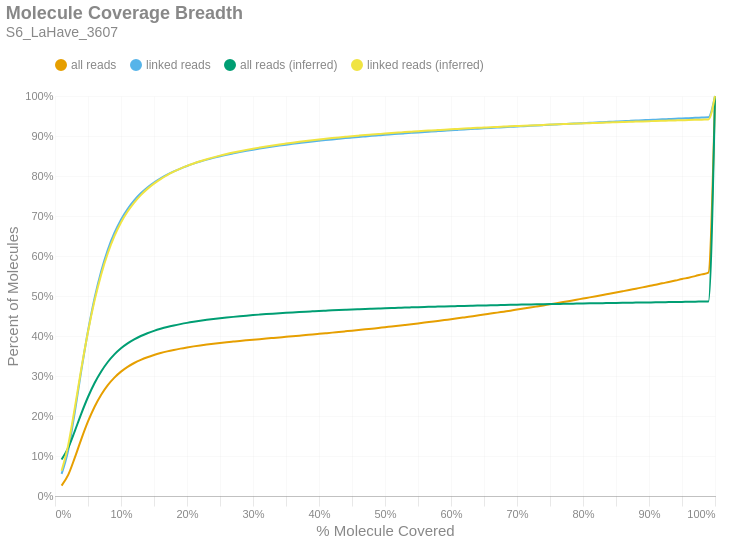

Source (notebook cell):
### Markdown cell above
### Molecule Read Coverage
This chart shows molecule coverage breadth as computed by the number of bases aligned to that molecule. In other words, "*how much of each unique long molecule is actually sequenced/aligned?*" Keep in mind there is a distinction between sequences and alignments, since some sequences belonging to a particular molecule may not align well and wouldn't appear in the alignment data. This chart also shows molecule coverage breadth as computed by the *inferred fragment* from which the aligned sequences originate. Unlike read coverage, this calculation takes into account the total insert size, including unsequenced gaps between the forward and reverse reads. Like the previous figures, these are cumulative percents.

### Code cell
if SKIPLR:
    print_html(f"Skipped")
else:
    binned_df = consolidated_hist(valids['coverage_bp'], mask, 0.01, True)
    binned_df_inf = consolidated_hist(valids['coverage_inserts'], mask, 0.01, True)
    binned_df = binned_df.with_columns(pl.lit(binned_df_inf['all reads (cumsum)']).alias('all reads (inferred)'))
    binned_df = binned_df.with_columns(pl.lit(binned_df_inf['linked reads (cumsum)']).alias('linked reads (inferred)'))
    binned_df = binned_df.with_columns(
        (pl.col('bin').cast(pl.Float64) + 0.01).alias('right_edge')
    )

    with SafeRender(binned_df):
        (
            density_plot(binned_df, 'Molecule Coverage Breadth', samplename, 'molcov', ['all reads (inferred)','linked reads (inferred)'])
            .encode(
                #x=alt.X('bin:Q', title="% Molecule Covered").axis(format = '%').scale(padding=0),
                x=alt.X('right_edge:Q', title="% Molecule Covered").axis(format='%').scale(padding=0),
                y=alt.Y('value:Q', title='Percent of Molecules')
                    .axis(format='%')
                    .stack(False)
                    .scale(domainMin=0, padding=0),
                color=alt.Color("key:N").scale(domain = ["all reads", "linked reads", "all reads (inferred)", "linked reads (inferred)"]),
                tooltip = [
                    alt.Tooltip("key:N", title = "Data Type"),
                    alt.Tooltip("range_label:N", title="% Molecule Covered"),
                    alt.Tooltip("value:Q", format = ".2%", title="% Molecules")
                ]
            )
        ).display()

### Figure 1 — Vega-Lite specification as saved in the notebook (floating-point values rounded to 4 significant figures)
{"width": "container", "height": 400, "config": {"title": {"anchor": "start", "dy": -15, "fontSize": 18, "color": "#888888", "subtitleColor": "#888888", "subtitleFontSize": 14}, "arc": {"fill": "#0072B2"}, "axis": {"domainColor": "#888888", "domainWidth": 0.5, "gridWidth": 0.2, "grid": false, "titleFontWeight": 400, "titleFontSize": 15, "labelFontSize": 11, "labelColor": "#888888", "tickColor": "#888888", "tickWidth": 0.2, "titleColor": "#888888"}, "axisBand": {"grid": false}, "axisX": {"grid": true, "tickSize": 10, "domainCap": "round"}, "axisY": {"domain": false, "grid": true, "tickSize": 0, "domainCap": "round"}, "background": "transparent", "header": {"labelFontSize": 15, "labelColor": "#888888", "titleFontSize": 15, "titleFontWeight": 600, "titleColor": "#888888"}, "legend": {"labelFont": "sans-serif", "labelFontSize": 12, "labelColor": "#888888", "symbolSize": 100, "symbolType": "circle", "titleFontSize": 12, "titlePadding": 10, "titleColor": "#888888", "title": null, "orient": "top"}, "range": {"category": ["#E69F00", "#56B4E9", "#009E73", "#F0E442", "#0072B2", "#D55E00", "#CC79A7", "#000000"], "diverging": ["#cfe8f3", "#a2d4ec", "#73bfe2", "#46abdb", "#1696d2", "#12719e"]}, "area": {"fill": "#0072B2", "fillOpacity": 0.7, "line": true, "strokeOpacity": 0.7}, "line": {"color": "#0072B2", "stroke": "#0072B2", "strokeWidth": 2}, "trail": {"color": "#0072B2", "stroke": "#0072B2", "strokeWidth": 0, "size": 1}, "point": {"filled": true, "fillOpacity": 1.0, "size": 95}, "text": {"color": "#888888", "fontSize": 11, "align": "right", "fontWeight": 400, "size": 11}, "bar": {"fill": "#0072B2", "stroke": null}, "view": {"stroke": null, "continuousWidth": 660, "continuousHeight": 400}}, "data": {"name": "data-3dc79d9ba6f46de4062376e826ae3ad6"}, "mark": {"type": "line", "interpolate": "monotone", "point": {"opacity": 0, "size": 275}}, "encoding": {"color": {"field": "key", "scale": {"domain": ["all reads", "linked reads", "all reads (inferred)", "linked reads (inferred)"]}, "type": "nominal"}, "tooltip": [{"field": "key", "title": "Data Type", "type": "nominal"}, {"field": "range_label", "title": "% Molecule Covered", "type": "nominal"}, {"field": "value", "format": ".2%", "title": "% Molecules", "type": "quantitative"}], "x": {"axis": {"format": "%"}, "field": "right_edge", "scale": {"padding": 0}, "title": "% Molecule Covered", "type": "quantitative"}, "y": {"axis": {"format": "%"}, "field": "value", "scale": {"domainMin": 0, "padding": 0}, "stack": false, "title": "Percent of Molecules", "type": "quantitative"}}, "params": [{"name": "param_c36ac31b6afebe62", "select": {"type": "point", "fields": ["key"]}, "bind": "legend"}], "title": {"text": "Molecule Coverage Breadth", "subtitle": "S6_LaHave_3607"}, "transform": [{"fold": ["all reads (cumsum)", "linked reads (cumsum)", "all reads (inferred)", "linked reads (inferred)"]}, {"calculate": "replace(datum.key, ' (cumsum)', '')", "as": "key"}, {"filter": {"param": "param_c36ac31b6afebe62"}}], "usermeta": {"embedOptions": {"downloadFileName": "S6_LaHave_3607.molcov"}}, "$schema": "https://vega.github.io/schema/vega-lite/v6.1.0.json", "datasets": {"data-3dc79d9ba6f46de4062376e826ae3ad6": [{"bin": "0.0", "interval": "0.0-0.01", "all reads": 0.02581, "linked reads": 0.05521, "all reads (cumsum)": 0.02581, "linked reads (cumsum)": 0.05521, "range_label": "0.0-0.01", "all reads (inferred)": 0.09142, "linked reads (inferred)": 0.06312, "right_edge": 0.01}, {"bin": "0.01", "interval": "0.01-0.02", "all reads": 0.02683, "linked reads": 0.05895, "all reads (cumsum)": 0.05264, "linked reads (cumsum)": 0.1142, "range_label": "0.01-0.02", "all reads (inferred)": 0.1205, "linked reads (inferred)": 0.1271, "right_edge": 0.02}, {"bin": "0.02", "interval": "0.02-0.03", "all reads": 0.04309, "linked reads": 0.09585, "all reads (cumsum)": 0.09573, "linked reads (cumsum)": 0.21, "range_label": "0.02-0.03", "all reads (inferred)": 0.1624, "linked reads (inferred)": 0.2205, "right_edge": 0.03}, {"bin": "0.03", "interval": "0.03-0.04", "all reads": 0.04715, "linked reads": 0.1052, "all reads (cumsum)": 0.1429, "linked reads (cumsum)": 0.3153, "range_label": "0.03-0.04", "all reads (inferred)": 0.2067, "linked reads (inferred)": 0.3195, "right_edge": 0.04}, {"bin": "0.04", "interval": "0.04-0.05", "all reads": 0.04346, "linked reads": 0.09719, "all reads (cumsum)": 0.1863, "linked reads (cumsum)": 0.4124, "range_label": "0.04-0.05", "all reads (inferred)": 0.2474, "linked reads (inferred)": 0.4107, "right_edge": 0.05}, {"bin": "0.05", "interval": "0.05-0.06", "all reads": 0.03693, "linked reads": 0.08259, "all reads (cumsum)": 0.2233, "linked reads (cumsum)": 0.495, "range_label": "0.05-0.06", "all reads (inferred)": 0.2824, "linked reads (inferred)": 0.4891, "right_edge": 0.06}, {"bin": "0.06", "interval": "0.06-0.07", "all reads": 0.03, "linked reads": 0.0671, "all reads (cumsum)": 0.2533, "linked reads (cumsum)": 0.5621, "range_label": "0.06-0.07", "all reads (inferred)": 0.3114, "linked reads (inferred)": 0.554, "right_edge": 0.07}, {"bin": "0.07", "interval": "0.07-0.08", "all reads": 0.02397, "linked reads": 0.05359, "all reads (cumsum)": 0.2772, "linked reads (cumsum)": 0.6157, "range_label": "0.07-0.08", "all reads (inferred)": 0.335, "linked reads (inferred)": 0.6068, "right_edge": 0.08}, {"bin": "0.08", "interval": "0.08-0.09", "all reads": 0.01872, "linked reads": 0.04181, "all reads (cumsum)": 0.296, "linked reads (cumsum)": 0.6575, "range_label": "0.08-0.09", "all reads (inferred)": 0.3541, "linked reads (inferred)": 0.6495, "right_edge": 0.09}, {"bin": "0.09", "interval": "0.09-0.1", "all reads": 0.01496, "linked reads": 0.03339, "all reads (cumsum)": 0.3109, "linked reads (cumsum)": 0.6909, "range_label": "0.09-0.1", "all reads (inferred)": 0.3693, "linked reads (inferred)": 0.6837, "right_edge": 0.1}, {"bin": "0.1", "interval": "0.1-0.11", "all reads": 0.01196, "linked reads": 0.02664, "all reads (cumsum)": 0.3229, "linked reads (cumsum)": 0.7176, "range_label": "0.1-0.11", "all reads (inferred)": 0.3816, "linked reads (inferred)": 0.7111, "right_edge": 0.11}, {"bin": "0.11", "interval": "0.11-0.12", "all reads": 0.009633, "linked reads": 0.02146, "all reads (cumsum)": 0.3325, "linked reads (cumsum)": 0.739, "range_label": "0.11-0.12", "all reads (inferred)": 0.3916, "linked reads (inferred)": 0.7336, "right_edge": 0.12}, {"bin": "0.12", "interval": "0.12-0.13", "all reads": 0.007932, "linked reads": 0.01765, "all reads (cumsum)": 0.3404, "linked reads (cumsum)": 0.7567, "range_label": "0.12-0.13", "all reads (inferred)": 0.4, "linked reads (inferred)": 0.7523, "right_edge": 0.13}, {"bin": "0.13", "interval": "0.13-0.14", "all reads": 0.006579, "linked reads": 0.01462, "all reads (cumsum)": 0.347, "linked reads (cumsum)": 0.7713, "range_label": "0.13-0.14", "all reads (inferred)": 0.407, "linked reads (inferred)": 0.7678, "right_edge": 0.14}, {"bin": "0.14", "interval": "0.14-0.15", "all reads": 0.005547, "linked reads": 0.01229, "all reads (cumsum)": 0.3526, "linked reads (cumsum)": 0.7836, "range_label": "0.14-0.15", "all reads (inferred)": 0.4129, "linked reads (inferred)": 0.7809, "right_edge": 0.15}, {"bin": "0.15", "interval": "0.15-0.16", "all reads": 0.004757, "linked reads": 0.01051, "all reads (cumsum)": 0.3573, "linked reads (cumsum)": 0.7941, "range_label": "0.15-0.16", "all reads (inferred)": 0.4179, "linked reads (inferred)": 0.7922, "right_edge": 0.16}, {"bin": "0.16", "interval": "0.16-0.17", "all reads": 0.004207, "linked reads": 0.009314, "all reads (cumsum)": 0.3615, "linked reads (cumsum)": 0.8034, "range_label": "0.16-0.17", "all reads (inferred)": 0.4224, "linked reads (inferred)": 0.8021, "right_edge": 0.17}, {"bin": "0.17", "interval": "0.17-0.18", "all reads": 0.003641, "linked reads": 0.008009, "all reads (cumsum)": 0.3652, "linked reads (cumsum)": 0.8114, "range_label": "0.17-0.18", "all reads (inferred)": 0.4262, "linked reads (inferred)": 0.8107, "right_edge": 0.18}, {"bin": "0.18", "interval": "0.18-0.19", "all reads": 0.003259, "linked reads": 0.007156, "all reads (cumsum)": 0.3684, "linked reads (cumsum)": 0.8186, "range_label": "0.18-0.19", "all reads (inferred)": 0.4297, "linked reads (inferred)": 0.8184, "right_edge": 0.19}, {"bin": "0.19", "interval": "0.19-0.2", "all reads": 0.002932, "linked reads": 0.00642, "all reads (cumsum)": 0.3714, "linked reads (cumsum)": 0.825, "range_label": "0.19-0.2", "all reads (inferred)": 0.4328, "linked reads (inferred)": 0.8253, "right_edge": 0.2}, {"bin": "0.2", "interval": "0.2-0.21", "all reads": 0.002719, "linked reads": 0.005919, "all reads (cumsum)": 0.3741, "linked reads (cumsum)": 0.8309, "range_label": "0.2-0.21", "all reads (inferred)": 0.4355, "linked reads (inferred)": 0.8314, "right_edge": 0.21}, {"bin": "0.21", "interval": "0.21-0.22", "all reads": 0.002424, "linked reads": 0.005278, "all reads (cumsum)": 0.3765, "linked reads (cumsum)": 0.8362, "range_label": "0.21-0.22", "all reads (inferred)": 0.4381, "linked reads (inferred)": 0.837, "right_edge": 0.22}, {"bin": "0.22", "interval": "0.22-0.23", "all reads": 0.002203, "linked reads": 0.004779, "all reads (cumsum)": 0.3787, "linked reads (cumsum)": 0.841, "range_label": "0.22-0.23", "all reads (inferred)": 0.4403, "linked reads (inferred)": 0.8421, "right_edge": 0.23}, {"bin": "0.23", "interval": "0.23-0.24", "all reads": 0.002041, "linked reads": 0.004372, "all reads (cumsum)": 0.3808, "linked reads (cumsum)": 0.8454, "range_label": "0.23-0.24", "all reads (inferred)": 0.4424, "linked reads (inferred)": 0.8466, "right_edge": 0.24}, {"bin": "0.24", "interval": "0.24-0.25", "all reads": 0.0019, "linked reads": 0.00405, "all reads (cumsum)": 0.3827, "linked reads (cumsum)": 0.8494, "range_label": "0.24-0.25", "all reads (inferred)": 0.4443, "linked reads (inferred)": 0.8509, "right_edge": 0.25}, {"bin": "0.25", "interval": "0.25-0.26", "all reads": 0.001743, "linked reads": 0.003708, "all reads (cumsum)": 0.3844, "linked reads (cumsum)": 0.8531, "range_label": "0.25-0.26", "all reads (inferred)": 0.4462, "linked reads (inferred)": 0.8549, "right_edge": 0.26}, {"bin": "0.26", "interval": "0.26-0.27", "all reads": 0.00164, "linked reads": 0.003454, "all reads (cumsum)": 0.386, "linked reads (cumsum)": 0.8566, "range_label": "0.26-0.27", "all reads (inferred)": 0.4478, "linked reads (inferred)": 0.8586, "right_edge": 0.27}, {"bin": "0.27", "interval": "0.27-0.28", "all reads": 0.001617, "linked reads": 0.00334, "all reads (cumsum)": 0.3877, "linked reads (cumsum)": 0.8599, "range_label": "0.27-0.28", "all reads (inferred)": 0.4494, "linked reads (inferred)": 0.8621, "right_edge": 0.28}, {"bin": "0.28", "interval": "0.28-0.29", "all reads": 0.001536, "linked reads": 0.003091, "all reads (cumsum)": 0.3892, "linked reads (cumsum)": 0.863, "range_label": "0.28-0.29", "all reads (inferred)": 0.4509, "linked reads (inferred)": 0.8653, "right_edge": 0.29}, {"bin": "0.29", "interval": "0.29-0.3", "all reads": 0.001502, "linked reads": 0.00289, "all reads (cumsum)": 0.3907, "linked reads (cumsum)": 0.8659, "range_label": "0.29-0.3", "all reads (inferred)": 0.4522, "linked reads (inferred)": 0.8684, "right_edge": 0.3}, {"bin": "0.3", "interval": "0.3-0.31", "all reads": 0.001485, "linked reads": 0.002741, "all reads (cumsum)": 0.3922, "linked reads (cumsum)": 0.8686, "range_label": "0.3-0.31", "all reads (inferred)": 0.4535, "linked reads (inferred)": 0.8712, "right_edge": 0.31}, {"bin": "0.31", "interval": "0.31-0.32", "all reads": 0.001469, "linked reads": 0.00261, "all reads (cumsum)": 0.3936, "linked reads (cumsum)": 0.8712, "range_label": "0.31-0.32", "all reads (inferred)": 0.4548, "linked reads (inferred)": 0.8739, "right_edge": 0.32}, {"bin": "0.32", "interval": "0.32-0.33", "all reads": 0.001454, "linked reads": 0.002451, "all reads (cumsum)": 0.3951, "linked reads (cumsum)": 0.8737, "range_label": "0.32-0.33", "all reads (inferred)": 0.4559, "linked reads (inferred)": 0.8765, "right_edge": 0.33}, {"bin": "0.33", "interval": "0.33-0.34", "all reads": 0.00145, "linked reads": 0.002365, "all reads (cumsum)": 0.3965, "linked reads (cumsum)": 0.8761, "range_label": "0.33-0.34", "all reads (inferred)": 0.457, "linked reads (inferred)": 0.8789, "right_edge": 0.34}, {"bin": "0.34", "interval": "0.34-0.35", "all reads": 0.001442, "linked reads": 0.002211, "all reads (cumsum)": 0.398, "linked reads (cumsum)": 0.8783, "range_label": "0.34-0.35", "all reads (inferred)": 0.458, "linked reads (inferred)": 0.8812, "right_edge": 0.35}, {"bin": "0.35", "interval": "0.35-0.36", "all reads": 0.001476, "linked reads": 0.002192, "all reads (cumsum)": 0.3995, "linked reads (cumsum)": 0.8805, "range_label": "0.35-0.36", "all reads (inferred)": 0.459, "linked reads (inferred)": 0.8834, "right_edge": 0.36}, {"bin": "0.36", "interval": "0.36-0.37", "all reads": 0.001395, "linked reads": 0.001957, "all reads (cumsum)": 0.4009, "linked reads (cumsum)": 0.8824, "range_label": "0.36-0.37", "all reads (inferred)": 0.46, "linked reads (inferred)": 0.8855, "right_edge": 0.37}, {"bin": "0.37", "interval": "0.37-0.38", "all reads": 0.001482, "linked reads": 0.001945, "all reads (cumsum)": 0.4023, "linked reads (cumsum)": 0.8844, "range_label": "0.37-0.38", "all reads (inferred)": 0.4609, "linked reads (inferred)": 0.8875, "right_edge": 0.38}, {"bin": "0.38", "interval": "0.38-0.39", "all reads": 0.001473, "linked reads": 0.00187, "all reads (cumsum)": 0.4038, "linked reads (cumsum)": 0.8862, "range_label": "0.38-0.39", "all reads (inferred)": 0.4618, "linked reads (inferred)": 0.8894, "right_edge": 0.39}, {"bin": "0.39", "interval": "0.39-0.4", "all reads": 0.001527, "linked reads": 0.001824, "all reads (cumsum)": 0.4053, "linked reads (cumsum)": 0.8881, "range_label": "0.39-0.4", "all reads (inferred)": 0.4626, "linked reads (inferred)": 0.8913, "right_edge": 0.4}, {"bin": "0.4", "interval": "0.4-0.41", "all reads": 0.001539, "linked reads": 0.001801, "all reads (cumsum)": 0.4069, "linked reads (cumsum)": 0.8899, "range_label": "0.4-0.41", "all reads (inferred)": 0.4634, "linked reads (inferred)": 0.893, "right_edge": 0.41}, {"bin": "0.41", "interval": "0.41-0.42", "all reads": 0.001554, "linked reads": 0.001669, "all reads (cumsum)": 0.4084, "linked reads (cumsum)": 0.8915, "range_label": "0.41-0.42", "all reads (inferred)": 0.4642, "linked reads (inferred)": 0.8947, "right_edge": 0.42}, {"bin": "0.42", "interval": "0.42-0.43", "all reads": 0.001612, "linked reads": 0.00161, "all reads (cumsum)": 0.41, "linked reads (cumsum)": 0.8931, "range_label": "0.42-0.43", "all reads (inferred)": 0.465, "linked reads (inferred)": 0.8964, "right_edge": 0.43}, {"bin": "0.43", "interval": "0.43-0.44", "all reads": 0.001601, "linked reads": 0.001563, "all reads (cumsum)": 0.4116, "linked reads (cumsum)": 0.8947, "range_label": "0.43-0.44", "all reads (inferred)": 0.4657, "linked reads (inferred)": 0.8979, "right_edge": 0.44}, {"bin": "0.44", "interval": "0.44-0.45", "all reads": 0.0016, "linked reads": 0.001458, "all reads (cumsum)": 0.4132, "linked reads (cumsum)": 0.8962, "range_label": "0.44-0.45", "all reads (inferred)": 0.4664, "linked reads (inferred)": 0.8995, "right_edge": 0.45}, {"bin": "0.45", "interval": "0.45-0.46", "all reads": 0.001672, "linked reads": 0.001437, "all reads (cumsum)": 0.4149, "linked reads (cumsum)": 0.8976, "range_label": "0.45-0.46", "all reads (inferred)": 0.467, "linked reads (inferred)": 0.9009, "right_edge": 0.46}, {"bin": "0.46", "interval": "0.46-0.47", "all reads": 0.001672, "linked reads": 0.001388, "all reads (cumsum)": 0.4166, "linked reads (cumsum)": 0.899, "range_label": "0.46-0.47", "all reads (inferred)": 0.4677, "linked reads (inferred)": 0.9023, "right_edge": 0.47}, {"bin": "0.47", "interval": "0.47-0.48", "all reads": 0.001769, "linked reads": 0.001385, "all reads (cumsum)": 0.4184, "linked reads (cumsum)": 0.9004, "range_label": "0.47-0.48", "all reads (inferred)": 0.4683, "linked reads (inferred)": 0.9036, "right_edge": 0.48}, {"bin": "0.48", "interval": "0.48-0.49", "all reads": 0.001717, "linked reads": 0.001333, "all reads (cumsum)": 0.4201, "linked reads (cumsum)": 0.9017, "range_label": "0.48-0.49", "all reads (inferred)": 0.4689, "linked reads (inferred)": 0.9049, "right_edge": 0.49}, {"bin": "0.49", "interval": "0.49-0.5", "all reads": 0.001927, "linked reads": 0.001333, "all reads (cumsum)": 0.422, "linked reads (cumsum)": 0.903, "range_label": "0.49-0.5", "all reads (inferred)": 0.4695, "linked reads (inferred)": 0.9062, "right_edge": 0.5}, {"bin": "0.5", "interval": "0.5-0.51", "all reads": 0.001716, "linked reads": 0.001225, "all reads (cumsum)": 0.4237, "linked reads (cumsum)": 0.9043, "range_label": "0.5-0.51", "all reads (inferred)": 0.47, "linked reads (inferred)": 0.9074, "right_edge": 0.51}, {"bin": "0.51", "interval": "0.51-0.52", "all reads": 0.001927, "linked reads": 0.001244, "all reads (cumsum)": 0.4256, "linked reads (cumsum)": 0.9055, "range_label": "0.51-0.52", "all reads (inferred)": 0.4705, "linked reads (inferred)": 0.9085, "right_edge": 0.52}, {"bin": "0.52", "interval": "0.52-0.53", "all reads": 0.001925, "linked reads": 0.001189, "all reads (cumsum)": 0.4276, "linked reads (cumsum)": 0.9067, "range_label": "0.52-0.53", "all reads (inferred)": 0.4711, "linked reads (inferred)": 0.9097, "right_edge": 0.53}, {"bin": "0.53", "interval": "0.53-0.54", "all reads": 0.001941, "linked reads": 0.001175, "all reads (cumsum)": 0.4295, "linked reads (cumsum)": 0.9079, "range_label": "0.53-0.54", "all reads (inferred)": 0.4716, "linked reads (inferred)": 0.9108, "right_edge": 0.54}, {"bin": "0.54", "interval": "0.54-0.55", "all reads": 0.001976, "linked reads": 0.001142, "all reads (cumsum)": 0.4315, "linked reads (cumsum)": 0.909, "range_label": "0.54-0.55", "all reads (inferred)": 0.4721, "linked reads (inferred)": 0.9119, "right_edge": 0.55}, {"bin": "0.55", "interval": "0.55-0.56", "all reads": 0.002001, "linked reads": 0.001028, "all reads (cumsum)": 0.4335, "linked reads (cumsum)": 0.91, "range_label": "0.55-0.56", "all reads (inferred)": 0.4726, "linked reads (inferred)": 0.9129, "right_edge": 0.56}, {"bin": "0.56", "interval": "0.56-0.57", "all reads": 0.0021, "linked reads": 0.001091, "all reads (cumsum)": 0.4356, "linked reads (cumsum)": 0.9111, "range_label": "0.56-0.57", "all reads (inferred)": 0.473, "linked reads (inferred)": 0.9139, "right_edge": 0.57}, {"bin": "0.57", "interval": "0.57-0.58", "all reads": 0.002093, "linked reads": 0.001066, "all reads (cumsum)": 0.4377, "linked reads (cumsum)": 0.9122, "range_label": "0.57-0.58", "all reads (inferred)": 0.4735, "linked reads (inferred)": 0.9149, "right_edge": 0.58}, {"bin": "0.58", "interval": "0.58-0.59", "all reads": 0.002156, "linked reads": 0.001061, "all reads (cumsum)": 0.4398, "linked reads (cumsum)": 0.9133, "range_label": "0.58-0.59", "all reads (inferred)": 0.4739, "linked reads (inferred)": 0.9159, "right_edge": 0.59}, {"bin": "0.59", "interval": "0.59-0.6", "all reads": 0.002253, "linked reads": 0.001085, "all reads (cumsum)": 0.4421, "linked reads (cumsum)": 0.9143, "range_label": "0.59-0.6", "all reads (inferred)": 0.4744, "linked reads (inferred)": 0.9168, "right_edge": 0.6}, {"bin": "0.6", "interval": "0.6-0.61", "all reads": 0.002122, "linked reads": 0.0009561, "all reads (cumsum)": 0.4442, "linked reads (cumsum)": 0.9153, "range_label": "0.6-0.61", "all reads (inferred)": 0.4748, "linked reads (inferred)": 0.9177, "right_edge": 0.61}, {"bin": "0.61", "interval": "0.61-0.62", "all reads": 0.002277, "linked reads": 0.0009731, "all reads (cumsum)": 0.4465, "linked reads (cumsum)": 0.9163, "range_label": "0.61-0.62", "all reads (inferred)": 0.4752, "linked reads (inferred)": 0.9186, "right_edge": 0.62}, {"bin": "0.62", "interval": "0.62-0.63", "all reads": 0.002318, "linked reads": 0.001023, "all reads (cumsum)": 0.4488, "linked reads (cumsum)": 0.9173, "range_label": "0.62-0.63", "all reads (inferred)": 0.4756, "linked reads (inferred)": 0.9195, "right_edge": 0.63}, {"bin": "0.63", "interval": "0.63-0.64", "all reads": 0.002321, "linked reads": 0.0009217, "all reads (cumsum)": 0.4511, "linked reads (cumsum)": 0.9182, "range_label": "0.63-0.64", "all reads (inferred)": 0.476, "linked reads (inferred)": 0.9203, "right_edge": 0.64}, {"bin": "0.64", "interval": "0.64-0.65", "all reads": 0.002357, "linked reads": 0.0009442, "all reads (cumsum)": 0.4535, "linked reads (cumsum)": 0.9192, "range_label": "0.64-0.65", "all reads (inferred)": 0.4764, "linked reads (inferred)": 0.9211, "right_edge": 0.65}, {"bin": "0.65", "interval": "0.65-0.66", "all reads": 0.002499, "linked reads": 0.000938, "all reads (cumsum)": 0.456, "linked reads (cumsum)": 0.9201, "range_label": "0.65-0.66", "all reads (inferred)": 0.4768, "linked reads (inferred)": 0.922, "right_edge": 0.66}, {"bin": "0.66", "interval": "0.66-0.67", "all reads": 0.00243, "linked reads": 0.0009254, "all reads (cumsum)": 0.4584, "linked reads (cumsum)": 0.921, "range_label": "0.66-0.67", "all reads (inferred)": 0.4771, "linked reads (inferred)": 0.9227, "right_edge": 0.67}, {"bin": "0.67", "interval": "0.67-0.68", "all reads": 0.002487, "linked reads": 0.0009386, "all reads (cumsum)": 0.4609, "linked reads (cumsum)": 0.922, "range_label": "0.67-0.68", "all reads (inferred)": 0.4775, "linked reads (inferred)": 0.9235, "right_edge": 0.68}, {"bin": "0.68", "interval": "0.68-0.69", "all reads": 0.002462, "linked reads": 0.0008565, "all reads (cumsum)": 0.4634, "linked reads (cumsum)": 0.9228, "range_label": "0.68-0.69", "all reads (inferred)": 0.4779, "linked reads (inferred)": 0.9243, "right_edge": 0.69}, {"bin": "0.69", "interval": "0.69-0.7", "all reads": 0.002624, "linked reads": 0.0009167, "all reads (cumsum)": 0.466, "linked reads (cumsum)": 0.9237, "range_label": "0.69-0.7", "all reads (inferred)": 0.4782, "linked reads (inferred)": 0.925, "right_edge": 0.7}, {"bin": "0.7", "interval": "0.7-0.71", "all reads": 0.002534, "linked reads": 0.0008502, "all reads (cumsum)": 0.4685, "linked reads (cumsum)": 0.9246, "range_label": "0.7-0.71", "all reads (inferred)": 0.4786, "linked reads (inferred)": 0.9257, "right_edge": 0.71}, {"bin": "0.71", "interval": "0.71-0.72", "all reads": 0.002609, "linked reads": 0.0009035, "all reads (cumsum)": 0.4711, "linked reads (cumsum)": 0.9255, "range_label": "0.71-0.72", "all reads (inferred)": 0.4789, "linked reads (inferred)": 0.9264, "right_edge": 0.72}, {"bin": "0.72", "interval": "0.72-0.73", "all reads": 0.002678, "linked reads": 0.0008759, "all reads (cumsum)": 0.4738, "linked reads (cumsum)": 0.9264, "range_label": "0.72-0.73", "all reads (inferred)": 0.4792, "linked reads (inferred)": 0.9271, "right_edge": 0.73}, {"bin": "0.73", "interval": "0.73-0.74", "all reads": 0.002706, "linked reads": 0.0008596, "all reads (cumsum)": 0.4765, "linked reads (cumsum)": 0.9272, "range_label": "0.73-0.74", "all reads (inferred)": 0.4795, "linked reads (inferred)": 0.9278, "right_edge": 0.74}, {"bin": "0.74", "interval": "0.74-0.75", "all reads": 0.002852, "linked reads": 0.0008578, "all reads (cumsum)": 0.4794, "linked reads (cumsum)": 0.9281, "range_label": "0.74-0.75", "all reads (inferred)": 0.4798, "linked reads (inferred)": 0.9284, "right_edge": 0.75}, {"bin": "0.75", "interval": "0.75-0.76", "all reads": 0.002712, "linked reads": 0.0008289, "all reads (cumsum)": 0.4821, "linked reads (cumsum)": 0.9289, "range_label": "0.75-0.76", "all reads (inferred)": 0.4802, "linked reads (inferred)": 0.9291, "right_edge": 0.76}, {"bin": "0.76", "interval": "0.76-0.77", "all reads": 0.002821, "linked reads": 0.000822, "all reads (cumsum)": 0.4849, "linked reads (cumsum)": 0.9297, "range_label": "0.76-0.77", "all reads (inferred)": 0.4805, "linked reads (inferred)": 0.9297, "right_edge": 0.77}, {"bin": "0.77", "interval": "0.77-0.78", "all reads": 0.002853, "linked reads": 0.000844, "all reads (cumsum)": 0.4877, "linked reads (cumsum)": 0.9306, "range_label": "0.77-0.78", "all reads (inferred)": 0.4807, "linked reads (inferred)": 0.9303, "right_edge": 0.78}, {"bin": "0.78", "interval": "0.78-0.79", "all reads": 0.002886, "linked reads": 0.0007851, "all reads (cumsum)": 0.4906, "linked reads (cumsum)": 0.9314, "range_label": "0.78-0.79", "all reads (inferred)": 0.4811, "linked reads (inferred)": 0.931, "right_edge": 0.79}, {"bin": "0.79", "interval": "0.79-0.8", "all reads": 0.003016, "linked reads": 0.000807, "all reads (cumsum)": 0.4937, "linked reads (cumsum)": 0.9322, "range_label": "0.79-0.8", "all reads (inferred)": 0.4813, "linked reads (inferred)": 0.9316, "right_edge": 0.8}, {"bin": "0.8", "interval": "0.8-0.81", "all reads": 0.002888, "linked reads": 0.0008033, "all reads (cumsum)": 0.4965, "linked reads (cumsum)": 0.933, "range_label": "0.8-0.81", "all reads (inferred)": 0.4816, "linked reads (inferred)": 0.9322, "right_edge": 0.81}, {"bin": "0.81", "interval": "0.81-0.82", "all reads": 0.00299, "linked reads": 0.0007982, "all reads (cumsum)": 0.4995, "linked reads (cumsum)": 0.9338, "range_label": "0.81-0.82", "all reads (inferred)": 0.4819, "linked reads (inferred)": 0.9328, "right_edge": 0.82}, {"bin": "0.82", "interval": "0.82-0.83", "all reads": 0.003077, "linked reads": 0.0008233, "all reads (cumsum)": 0.5026, "linked reads (cumsum)": 0.9346, "range_label": "0.82-0.83", "all reads (inferred)": 0.4822, "linked reads (inferred)": 0.9333, "right_edge": 0.83}, {"bin": "0.83", "interval": "0.83-0.84", "all reads": 0.00305, "linked reads": 0.0008101, "all reads (cumsum)": 0.5057, "linked reads (cumsum)": 0.9354, "range_label": "0.83-0.84", "all reads (inferred)": 0.4824, "linked reads (inferred)": 0.9339, "right_edge": 0.84}, {"bin": "0.84", "interval": "0.84-0.85", "all reads": 0.003065, "linked reads": 0.0007851, "all reads (cumsum)": 0.5087, "linked reads (cumsum)": 0.9362, "range_label": "0.84-0.85", "all reads (inferred)": 0.4827, "linked reads (inferred)": 0.9344, "right_edge": 0.85}, {"bin": "0.85", "interval": "0.85-0.86", "all reads": 0.003128, "linked reads": 0.0007876, "all reads (cumsum)": 0.5118, "linked reads (cumsum)": 0.937, "range_label": "0.85-0.86", "all reads (inferred)": 0.483, "linked reads (inferred)": 0.935, "right_edge": 0.86}, {"bin": "0.86", "interval": "0.86-0.87", "all reads": 0.003173, "linked reads": 0.0007845, "all reads (cumsum)": 0.515, "linked reads (cumsum)": 0.9378, "range_label": "0.86-0.87", "all reads (inferred)": 0.4832, "linked reads (inferred)": 0.9355, "right_edge": 0.87}, {"bin": "0.87", "interval": "0.87-0.88", "all reads": 0.003284, "linked reads": 0.000787, "all reads (cumsum)": 0.5183, "linked reads (cumsum)": 0.9385, "range_label": "0.87-0.88", "all reads (inferred)": 0.4835, "linked reads (inferred)": 0.936, "right_edge": 0.88}, {"bin": "0.88", "interval": "0.88-0.89", "all reads": 0.003217, "linked reads": 0.0007669, "all reads (cumsum)": 0.5215, "linked reads (cumsum)": 0.9393, "range_label": "0.88-0.89", "all reads (inferred)": 0.4837, "linked reads (inferred)": 0.9365, "right_edge": 0.89}, {"bin": "0.89", "interval": "0.89-0.9", "all reads": 0.003392, "linked reads": 0.0008252, "all reads (cumsum)": 0.5249, "linked reads (cumsum)": 0.9401, "range_label": "0.89-0.9", "all reads (inferred)": 0.484, "linked reads (inferred)": 0.937, "right_edge": 0.9}, {"bin": "0.9", "interval": "0.9-0.91", "all reads": 0.003214, "linked reads": 0.0007375, "all reads (cumsum)": 0.5281, "linked reads (cumsum)": 0.9409, "range_label": "0.9-0.91", "all reads (inferred)": 0.4842, "linked reads (inferred)": 0.9375, "right_edge": 0.91}, {"bin": "0.91", "interval": "0.91-0.92", "all reads": 0.003653, "linked reads": 0.0007782, "all reads (cumsum)": 0.5318, "linked reads (cumsum)": 0.9417, "range_label": "0.91-0.92", "all reads (inferred)": 0.4845, "linked reads (inferred)": 0.938, "right_edge": 0.92}, {"bin": "0.92", "interval": "0.92-0.93", "all reads": 0.003237, "linked reads": 0.0007494, "all reads (cumsum)": 0.535, "linked reads (cumsum)": 0.9424, "range_label": "0.92-0.93", "all reads (inferred)": 0.4847, "linked reads (inferred)": 0.9385, "right_edge": 0.93}, {"bin": "0.93", "interval": "0.93-0.94", "all reads": 0.00356, "linked reads": 0.0007506, "all reads (cumsum)": 0.5386, "linked reads (cumsum)": 0.9432, "range_label": "0.93-0.94", "all reads (inferred)": 0.485, "linked reads (inferred)": 0.939, "right_edge": 0.94}, {"bin": "0.94", "interval": "0.94-0.95", "all reads": 0.003863, "linked reads": 0.0007024, "all reads (cumsum)": 0.5424, "linked reads (cumsum)": 0.9439, "range_label": "0.94-0.95", "all reads (inferred)": 0.4852, "linked reads (inferred)": 0.9394, "right_edge": 0.95}, {"bin": "0.95", "interval": "0.95-0.96", "all reads": 0.00329, "linked reads": 0.0007325, "all reads (cumsum)": 0.5457, "linked reads (cumsum)": 0.9446, "range_label": "0.95-0.96", "all reads (inferred)": 0.4855, "linked reads (inferred)": 0.9399, "right_edge": 0.96}, {"bin": "0.96", "interval": "0.96-0.97", "all reads": 0.003926, "linked reads": 0.0007381, "all reads (cumsum)": 0.5497, "linked reads (cumsum)": 0.9453, "range_label": "0.96-0.97", "all reads (inferred)": 0.4858, "linked reads (inferred)": 0.9404, "right_edge": 0.97}, {"bin": "0.97", "interval": "0.97-0.98", "all reads": 0.004449, "linked reads": 0.000735, "all reads (cumsum)": 0.5541, "linked reads (cumsum)": 0.9461, "range_label": "0.97-0.98", "all reads (inferred)": 0.4861, "linked reads (inferred)": 0.9409, "right_edge": 0.98}, {"bin": "0.98", "interval": "0.98-0.99", "all reads": 0.0043, "linked reads": 0.0007337, "all reads (cumsum)": 0.5584, "linked reads (cumsum)": 0.9468, "range_label": "0.98-0.99", "all reads (inferred)": 0.4864, "linked reads (inferred)": 0.9412, "right_edge": 0.99}, {"bin": "0.99", "interval": "0.99-1.0", "all reads": 0.4416, "linked reads": 0.0532, "all reads (cumsum)": 1.0, "linked reads (cumsum)": 1.0, "range_label": "0.99-1.0", "all reads (inferred)": 1.0, "linked reads (inferred)": 1.0, "right_edge": 1.0}]}}
